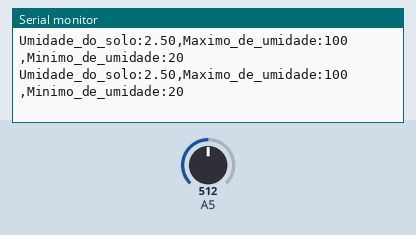
Bench run of a sketch on a simulated Arduino Uno, built with avr-gcc and run on an emulated ATmega328P. Parts: the last lines printed to the serial monitor. The inputs (shaded band) are chosen by the test bench; at power-on: A5 = 512.

Above: at 2.0 s.
2.1 s: A5 set to 716
At 3.5 s:
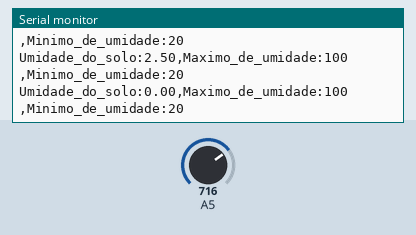
3.8 s: A5 set to 511
At 5.8 s:
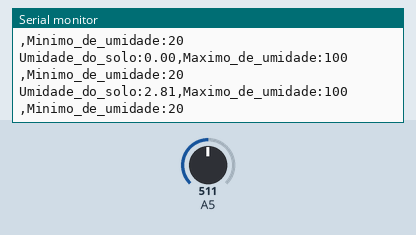
Timing chart, 0 to 7.3 s (numbered marks = the images above; inputs shaded):
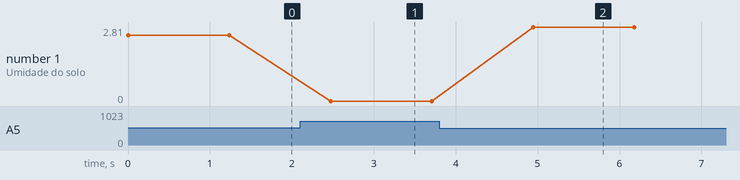

The sketch:

codigosensor.ino
```cpp
const int ValorAr = 520;
const int ValorAgua = 200;

int ValorUmidadeSolo = 0;
float porcentagemUmidade = 0;

int random_variable;
int static_variable = 100;
int static_variable2 = 20;
int potentiometer;

void setup() {
  Serial.begin(9600);
}

void loop() {
  ValorUmidadeSolo = analogRead(A5);

  int faixa = ValorAr - ValorAgua;

  int distancia = ValorAr - ValorUmidadeSolo;

  porcentagemUmidade = (float)distancia / faixa * 100.0;

  if (porcentagemUmidade < 0) porcentagemUmidade = 0;
  if (porcentagemUmidade > 100) porcentagemUmidade = 100;

 Serial.print("Umidade_do_solo:");
 Serial.print(porcentagemUmidade);
 Serial.print(",");
 Serial.print("Maximo_de_umidade:");
 Serial.println(static_variable);
 Serial.print(",");
 Serial.print("Minimo_de_umidade:");
 Serial.println(static_variable2);

  delay(1234);

}
```

Measured:
- after the input at 2.1 s, the serial monitor: prints a new line after 0.37 s (image 1)
- after the input at 3.8 s, the serial monitor: prints a new line after 1.1 s (image 2)
- plotted number 1: 2.5 → 0 after the input at 2.1 s, 0 → 2.81 after the input at 3.8 s
